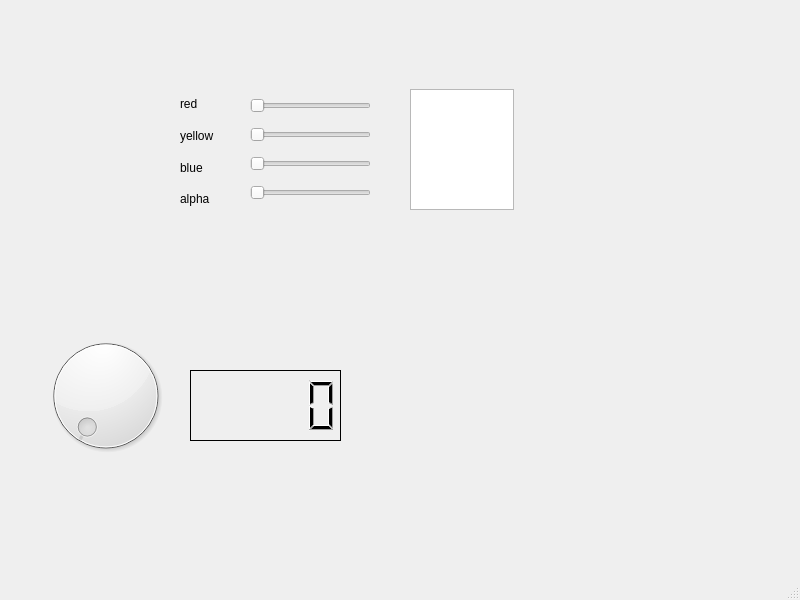
<?xml version="1.0" encoding="UTF-8"?>
<ui version="4.0">
 <class>MainWindow</class>
 <widget class="QMainWindow" name="MainWindow">
  <property name="geometry">
   <rect>
    <x>0</x>
    <y>0</y>
    <width>800</width>
    <height>600</height>
   </rect>
  </property>
  <property name="windowTitle">
   <string>MainWindow</string>
  </property>
  <widget class="QWidget" name="centralwidget">
   <widget class="QTextEdit" name="textEdit">
    <property name="geometry">
     <rect>
      <x>410</x>
      <y>89</y>
      <width>104</width>
      <height>121</height>
     </rect>
    </property>
   </widget>
   <widget class="QDial" name="dial">
    <property name="geometry">
     <rect>
      <x>30</x>
      <y>330</y>
      <width>151</width>
      <height>131</height>
     </rect>
    </property>
    <property name="maximum">
     <number>200</number>
    </property>
    <property name="value">
     <number>0</number>
    </property>
   </widget>
   <widget class="QLCDNumber" name="lcdNumber">
    <property name="geometry">
     <rect>
      <x>190</x>
      <y>370</y>
      <width>151</width>
      <height>71</height>
     </rect>
    </property>
    <property name="sizePolicy">
     <sizepolicy hsizetype="Minimum" vsizetype="Minimum">
      <horstretch>0</horstretch>
      <verstretch>0</verstretch>
     </sizepolicy>
    </property>
    <property name="layoutDirection">
     <enum>Qt::LeftToRight</enum>
    </property>
    <property name="frameShadow">
     <enum>QFrame::Plain</enum>
    </property>
   </widget>
   <widget class="QWidget" name="">
    <property name="geometry">
     <rect>
      <x>250</x>
      <y>90</y>
      <width>121</width>
      <height>121</height>
     </rect>
    </property>
    <layout class="QVBoxLayout" name="verticalLayout">
     <item>
      <widget class="QSlider" name="horizontalSlider">
       <property name="orientation">
        <enum>Qt::Horizontal</enum>
       </property>
      </widget>
     </item>
     <item>
      <widget class="QSlider" name="horizontalSlider_2">
       <property name="orientation">
        <enum>Qt::Horizontal</enum>
       </property>
      </widget>
     </item>
     <item>
      <widget class="QSlider" name="horizontalSlider_3">
       <property name="orientation">
        <enum>Qt::Horizontal</enum>
       </property>
      </widget>
     </item>
     <item>
      <widget class="QSlider" name="horizontalSlider_4">
       <property name="orientation">
        <enum>Qt::Horizontal</enum>
       </property>
      </widget>
     </item>
    </layout>
   </widget>
   <widget class="QWidget" name="">
    <property name="geometry">
     <rect>
      <x>180</x>
      <y>91</y>
      <width>55</width>
      <height>121</height>
     </rect>
    </property>
    <layout class="QVBoxLayout" name="verticalLayout_2">
     <item>
      <widget class="QLabel" name="label">
       <property name="sizePolicy">
        <sizepolicy hsizetype="Preferred" vsizetype="Preferred">
         <horstretch>0</horstretch>
         <verstretch>0</verstretch>
        </sizepolicy>
       </property>
       <property name="layoutDirection">
        <enum>Qt::LeftToRight</enum>
       </property>
       <property name="text">
        <string>red</string>
       </property>
      </widget>
     </item>
     <item>
      <widget class="QLabel" name="label_2">
       <property name="text">
        <string>yellow</string>
       </property>
      </widget>
     </item>
     <item>
      <widget class="QLabel" name="label_3">
       <property name="text">
        <string>blue</string>
       </property>
      </widget>
     </item>
     <item>
      <widget class="QLabel" name="label_4">
       <property name="text">
        <string>alpha</string>
       </property>
      </widget>
     </item>
    </layout>
   </widget>
  </widget>
  <widget class="QMenuBar" name="menubar">
   <property name="geometry">
    <rect>
     <x>0</x>
     <y>0</y>
     <width>800</width>
     <height>28</height>
    </rect>
   </property>
  </widget>
  <widget class="QStatusBar" name="statusbar"/>
 </widget>
 <resources/>
 <connections/>
</ui>
